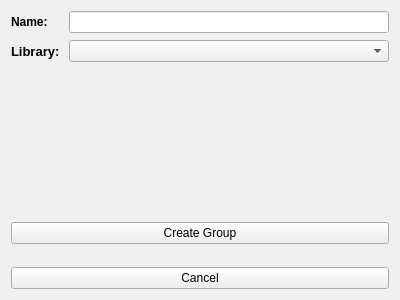
<?xml version="1.0" encoding="UTF-8"?>
<ui version="4.0">
 <class>newGroup</class>
 <widget class="QWidget" name="newGroup">
  <property name="geometry">
   <rect>
    <x>0</x>
    <y>0</y>
    <width>400</width>
    <height>300</height>
   </rect>
  </property>
  <property name="windowTitle">
   <string>New Group</string>
  </property>
  <layout class="QVBoxLayout" name="verticalLayout">
   <item>
    <layout class="QFormLayout" name="formLayout">
     <property name="sizeConstraint">
      <enum>QLayout::SetNoConstraint</enum>
     </property>
     <property name="verticalSpacing">
      <number>7</number>
     </property>
     <item row="0" column="0">
      <widget class="QLabel" name="label">
       <property name="font">
        <font>
         <pointsize>9</pointsize>
         <weight>75</weight>
         <bold>true</bold>
        </font>
       </property>
       <property name="text">
        <string>Name: </string>
       </property>
      </widget>
     </item>
     <item row="0" column="1">
      <widget class="QLineEdit" name="nameEdit"/>
     </item>
     <item row="1" column="0">
      <widget class="QLabel" name="label_2">
       <property name="font">
        <font>
         <pointsize>10</pointsize>
         <weight>75</weight>
         <bold>true</bold>
        </font>
       </property>
       <property name="text">
        <string>Library: </string>
       </property>
      </widget>
     </item>
     <item row="1" column="1">
      <widget class="QComboBox" name="librarySelector"/>
     </item>
    </layout>
   </item>
   <item>
    <widget class="QPushButton" name="createButton">
     <property name="text">
      <string>Create Group</string>
     </property>
    </widget>
   </item>
   <item>
    <spacer name="verticalSpacer">
     <property name="orientation">
      <enum>Qt::Vertical</enum>
     </property>
     <property name="sizeType">
      <enum>QSizePolicy::Preferred</enum>
     </property>
     <property name="sizeHint" stdset="0">
      <size>
       <width>20</width>
       <height>17</height>
      </size>
     </property>
    </spacer>
   </item>
   <item>
    <widget class="QPushButton" name="cancelButton">
     <property name="text">
      <string>Cancel</string>
     </property>
    </widget>
   </item>
  </layout>
 </widget>
 <resources/>
 <connections/>
</ui>
